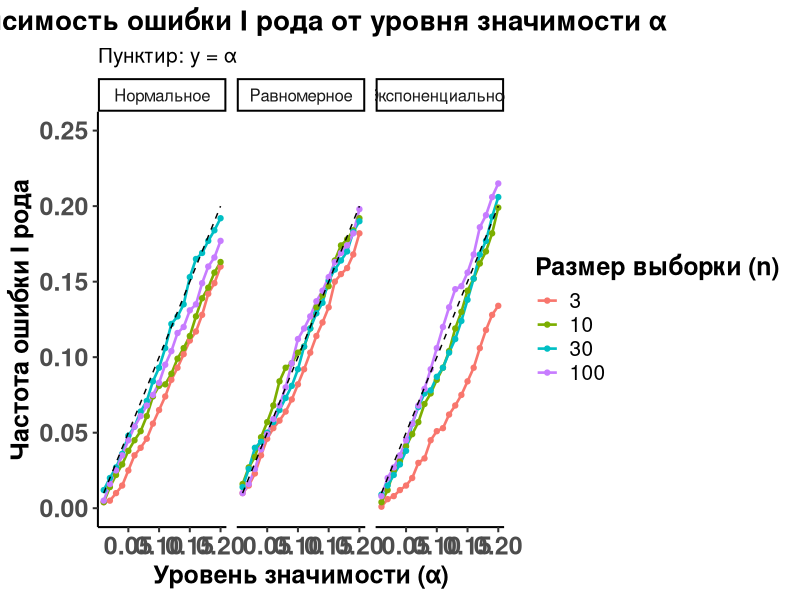
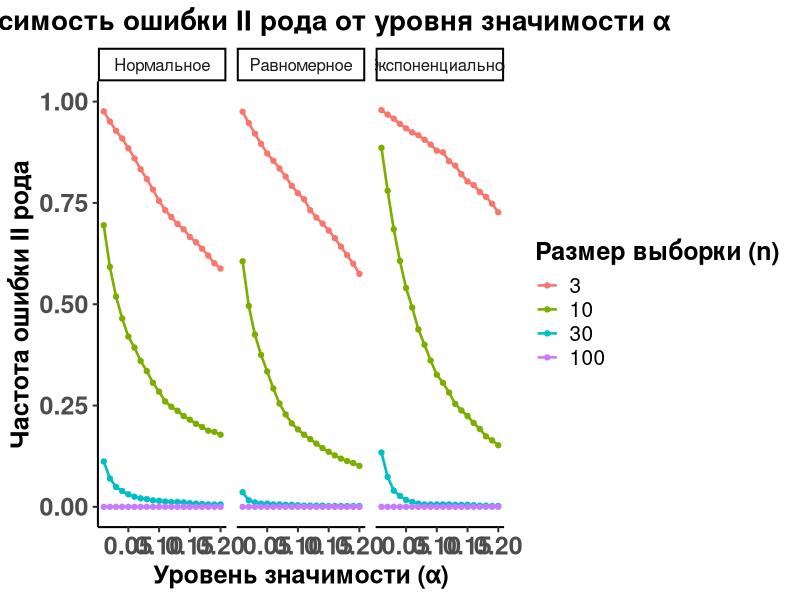

R code for these plots, in order:
## ---- chunk 1
library(tidyverse)
set.seed(1401200)

n_reps <- 1000
sample_sizes <- c(3, 10, 30, 100)
alphas <- seq(0.01, 0.20, by = 0.01)


# Set a dataframe with all possible conditions
conditions <- expand.grid(
  distribution = c("Нормальное", "Равномерное", "Экспоненциальное"),
  scenario = c("H0_true", "H0_false"),
  n = sample_sizes,
  stringsAsFactors = FALSE
)


# Generate 2 normal distribution samplings and do t-test
norm_dist <- function(scen, n, n_reps = 1000) {
  replicate(n_reps, {
    x <- rnorm(n, mean = 10, sd = 2)
    y <- if (scen == "H0_true") {
      rnorm(n, mean = 10, sd = 2)
    } else {
      rnorm(n, mean = 12, sd = 2)
    }
    t.test(x, y)$p.value
  })
}

# Generate 2 uniformal distribution samplings and do t-test
uniform_dist <- function(scen, n, n_reps = 1000) {
  replicate(n_reps, {
    x <- runif(n, min = 7, max = 13)
    y <- if (scen == "H0_true") {
      runif(n, min = 7, max = 13)
    } else {
      runif(n, min = 9, max = 15)
    }
    t.test(x, y)$p.value
  })
}

# Generate 2 exponential distribution samplings and do t-test
exp_dist <- function(scen, n, n_reps = 1000) {
  replicate(n_reps, {
    x <- rexp(n, rate = 0.1)
    y <- if (scen == "H0_true") rexp(n, rate = 0.1) else rexp(n, rate = 0.3)
    t.test(x, y)$p.value
  })
}

# Function to choose error type and count it
errors <- function(p_values, dist, scen, n) {
  tibble(
    alpha = alphas,
    error_rate = if (scen == "H0_true") {
      sapply(alphas, function(a) mean(p_values <= a))
    } else {
      sapply(alphas, function(a) mean(p_values > a))
    },
    distribution = dist,
    scenario = scen,
    error_type = if_else(scen == "H0_true", "Error Type I", "Error Type II"),
    n = factor(n, levels = sample_sizes)
  )
}

# Run for one iteration
run_round <- function(dist, scen, n) {
  p_values <- if (dist == "Нормальное") {
    norm_dist(scen, n, n_reps)
  } else if (dist == "Экспоненциальное") {
    exp_dist(scen, n, n_reps)
  } else if (dist == "Равномерное") {
    uniform_dist(scen, n, n_reps)
  }
  errors(p_values, dist, scen, n)
}


# Create final dataframe with all possible combinations
results <- bind_rows(
  lapply(1:nrow(conditions), function(i) {
    run_round(
      dist = conditions$distribution[i],
      scen = conditions$scenario[i],
      n = conditions$n[i]
    )
  })
)

results
## ---- chunk 2
#| label: plot-main-results
#| fig.width: 11
#| fig.height: 5
#| message: false
#| warning: false

# Error Type I
plot_err1 <- results |>
  filter(error_type == "Error Type I") |>
  ggplot(aes(x = alpha, y = error_rate, color = n)) +
  geom_line(linewidth = 0.9) +
  geom_point(size = 1.5) +
  geom_line(aes(y = alpha), linetype = "dashed", color = "black") +
  facet_wrap(~distribution) +
  theme_classic(base_size = 15) +
  theme(
    plot.title = element_text(size = 20, face = "bold", hjust = 0.5),
    axis.title = element_text(size = 18, face = "bold"),
    axis.text = element_text(size = 18, face = "bold"),
    legend.title = element_text(size = 18, face = "bold"),
    legend.text = element_text(size = 15)
  ) +
  scale_y_continuous(limits = c(0, 0.25)) +
  labs(
    title = "Зависимость ошибки I рода от уровня значимости α",
    subtitle = "Пунктир: y = α",
    x = "Уровень значимости (α)",
    y = "Частота ошибки I рода",
    color = "Размер выборки (n)"
  )

# Error Type II
plot_err2 <- results |>
  filter(error_type == "Error Type II") |>
  ggplot(aes(x = alpha, y = error_rate, color = n)) +
  geom_line(linewidth = 0.9) +
  geom_point(size = 1.5) +
  facet_wrap(~distribution) +
  theme_classic(base_size = 15) +
  theme(
    plot.title = element_text(size = 20, face = "bold", hjust = 0.5),
    axis.title = element_text(size = 18, face = "bold"),
    axis.text = element_text(size = 18, face = "bold"),
    legend.title = element_text(size = 18, face = "bold"),
    legend.text = element_text(size = 15)
  ) +
  scale_y_continuous(limits = c(0, 1)) +
  labs(
    title = "Зависимость ошибки II рода от уровня значимости α",
    x = "Уровень значимости (α)",
    y = "Частота ошибки II рода",
    color = "Размер выборки (n)"
  )
plot_err1
plot_err2
